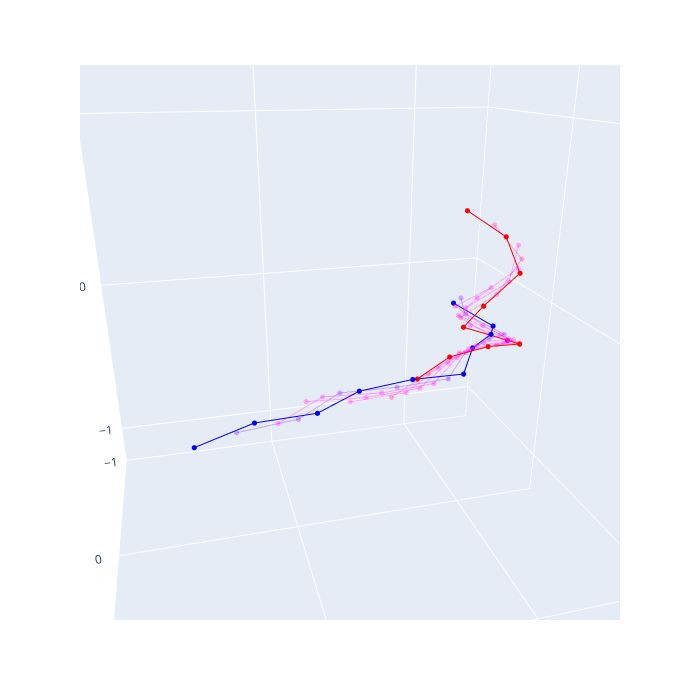

The code cell stored with this chart in its notebook:
### Code cell
# view 1

i=30
angle = 1.2*np.pi/2.#np.pi*2.05/3.
radius = 1.25
eye_x = radius * np.cos(angle) + 0.7
eye_y = radius * np.sin(angle)
fig1 = naga.visualise_simulation_evolution(
        configurations[5*i:40*i:160],
        link_count,
        range_x=(-0.5, 2),
        range_y=(-1, 1.5),
        range_z=(-1.25, 1.25),
        # color_disc_map=lambda val: f"rgba({255*val}, 0, {255*(1.-val)}, {(np.sin(np.abs(val*np.pi - np.pi/2))**3 + 0.3)/1.5 })", #val*0.7+0.3
        color_disc_map=lambda val: f"rgba({255*val}, 0, {255*(1.-val)}, {np.piecewise(val, [val == 0. or val == 1., val != 0 and val != 1], [1, 0.3])})",
        show_legend=False,
    ).update_layout(
        scene=dict(
            xaxis=dict(range=[-0.5, 2], dtick=1),
            yaxis=dict(range=[-1, 1.5], dtick=1),
            zaxis=dict(range=[-1.25, 1.25], dtick=1),
            aspectmode="manual",
            aspectratio=dict(x=1, y=1, z=1),
        ),
        scene_camera=dict(eye=dict(x=eye_x, y=eye_y, z=0.5)))
fig1.show()
fig1.write_image('spiral_plot1.pdf')

### Figure 1 — Plotly figure (JSON) as saved in the notebook; plotly's stock layout.template omitted (floating-point values rounded to 4 significant figures)
{"data": [{"hovertemplate": "color=0.0<br>X=%{x}<br>Y=%{y}<br>Z=%{z}<extra></extra>", "legendgroup": "0.0", "line": {"color": "rgba(0.0, 0, 255.0, 1.0)", "dash": "solid"}, "marker": {"size": 3, "symbol": "circle"}, "mode": "lines+markers", "name": "0.0", "scene": "scene", "showlegend": true, "type": "scatter3d", "x": [0.1304, -0.07361, 0.04589, 0.2254, 0.3607, 0.6085, 0.8556, 1.063, 1.311, 1.539], "y": [0.06346, 0.1398, 0.3543, 0.5276, 0.7363, 0.7641, 0.8016, 0.9408, 0.9709, 1.075], "z": [0.075, -0.04776, -0.001097, 0.01464, -0.01114, 0.005497, -0.0008435, -0.003064, 0.005301, -0.005756]}, {"hovertemplate": "color=0.16666666666666666<br>X=%{x}<br>Y=%{y}<br>Z=%{z}<extra></extra>", "legendgroup": "0.16666666666666666", "line": {"color": "rgba(42.5, 0, 212.5, 0.3)", "dash": "solid"}, "marker": {"size": 3, "symbol": "circle"}, "mode": "lines+markers", "name": "0.16666666666666666", "scene": "scene", "showlegend": true, "type": "scatter3d", "x": [0.1591, 0.05227, -0.08377, 0.089, 0.2842, 0.4455, 0.6922, 0.9419, 1.142, 1.384], "y": [0.2147, 0.0489, 0.251, 0.4212, 0.5769, 0.7658, 0.8054, 0.8127, 0.9614, 1.025], "z": [0.155, 0.001366, -0.05475, 0.006056, 0.01761, -0.01072, -0.001157, 0.007207, -0.007495, 0.00428]}, {"hovertemplate": "color=0.3333333333333333<br>X=%{x}<br>Y=%{y}<br>Z=%{z}<extra></extra>", "legendgroup": "0.3333333333333333", "line": {"color": "rgba(85.0, 0, 170.00000000000003, 0.3)", "dash": "solid"}, "marker": {"size": 3, "symbol": "circle"}, "mode": "lines+markers", "name": "0.3333333333333333", "scene": "scene", "showlegend": true, "type": "scatter3d", "x": [0.05171, 0.1569, -0.0367, -0.06274, 0.1413, 0.3434, 0.5223, 0.7689, 1.018, 1.223], "y": [0.3249, 0.151, 0.09233, 0.3406, 0.473, 0.6201, 0.7924, 0.8331, 0.835, 0.9774], "z": [0.235, 0.08945, -0.05739, -0.04364, 0.01415, 0.01729, -0.011, -0.004757, 0.01001, -0.005547]}, {"hovertemplate": "color=0.5<br>X=%{x}<br>Y=%{y}<br>Z=%{z}<extra></extra>", "legendgroup": "0.5", "line": {"color": "rgba(127.5, 0, 127.5, 0.3)", "dash": "solid"}, "marker": {"size": 3, "symbol": "circle"}, "mode": "lines+markers", "name": "0.5", "scene": "scene", "showlegend": true, "type": "scatter3d", "x": [-0.1002, 0.1076, 0.1139, -0.1018, -0.02245, 0.1985, 0.4034, 0.5951, 0.8423, 1.092], "y": [0.3002, 0.2927, 0.1011, 0.179, 0.409, 0.5161, 0.6593, 0.8174, 0.8547, 0.8595], "z": [0.315, 0.1763, 0.0158, -0.08369, -0.02631, 0.02044, 0.01524, -0.01206, -0.006193, 0.01096]}, {"hovertemplate": "color=0.6666666666666666<br>X=%{x}<br>Y=%{y}<br>Z=%{z}<extra></extra>", "legendgroup": "0.6666666666666666", "line": {"color": "rgba(170.0, 0, 85.00000000000001, 0.3)", "dash": "solid"}, "marker": {"size": 3, "symbol": "circle"}, "mode": "lines+markers", "name": "0.6666666666666666", "scene": "scene", "showlegend": true, "type": "scatter3d", "x": [-0.1671, -0.04092, 0.1407, 0.03423, -0.1258, 0.029, 0.2585, 0.464, 0.6659, 0.9137], "y": [0.1616, 0.3291, 0.242, 0.08704, 0.2773, 0.4604, 0.5538, 0.6956, 0.8408, 0.8731], "z": [0.395, 0.2589, 0.1109, -0.05386, -0.08001, -0.009241, 0.02417, 0.01209, -0.01338, -0.00634]}, {"hovertemplate": "color=0.8333333333333333<br>X=%{x}<br>Y=%{y}<br>Z=%{z}<extra></extra>", "legendgroup": "0.8333333333333333", "line": {"color": "rgba(212.49999999999997, 0, 42.50000000000002, 0.3)", "dash": "solid"}, "marker": {"size": 3, "symbol": "circle"}, "mode": "lines+markers", "name": "0.8333333333333333", "scene": "scene", "showlegend": true, "type": "scatter3d", "x": [-0.09186, -0.1565, 0.02234, 0.1398, -0.05948, -0.1129, 0.08667, 0.3196, 0.525, 0.7355], "y": [0.02727, 0.2273, 0.3327, 0.1839, 0.123, 0.3639, 0.4998, 0.5883, 0.7297, 0.8627], "z": [0.475, 0.3397, 0.2004, 0.03742, -0.1007, -0.06007, 0.004718, 0.02543, 0.008295, -0.01459]}, {"hovertemplate": "color=1.0<br>X=%{x}<br>Y=%{y}<br>Z=%{z}<extra></extra>", "legendgroup": "1.0", "line": {"color": "rgba(255.0, 0, 0.0, 1.0)", "dash": "solid"}, "marker": {"size": 3, "symbol": "circle"}, "mode": "lines+markers", "name": "1.0", "scene": "scene", "showlegend": true, "type": "scatter3d", "x": [0.06129, -0.1397, -0.1224, 0.07753, 0.09631, -0.1336, -0.07531, 0.1477, 0.3809, 0.5864], "y": [0.01188, 0.07389, 0.2831, 0.3118, 0.1352, 0.2002, 0.4309, 0.5317, 0.6212, 0.7622], "z": [0.555, 0.4198, 0.284, 0.1367, -0.03934, -0.113, -0.03622, 0.01478, 0.02468, 0.004242]}], "layout": {"height": 700, "legend": {"title": {"text": "color"}, "tracegroupgap": 0}, "margin": {"t": 60}, "scene": {"aspectmode": "manual", "aspectratio": {"x": 1, "y": 1, "z": 1}, "camera": {"eye": {"x": 0.3137, "y": 1.189, "z": 0.5}}, "domain": {"x": [0, 1], "y": [0, 1]}, "xaxis": {"dtick": 1, "range": [-0.5, 2], "showgrid": true, "title": {"text": "X"}, "zeroline": true}, "yaxis": {"dtick": 1, "range": [-1, 1.5], "showgrid": true, "title": {"text": "Y"}, "zeroline": true}, "zaxis": {"dtick": 1, "range": [-1.25, 1.25], "showgrid": true, "title": {"text": "Z"}, "zeroline": true}}, "showlegend": false, "width": 700}}
